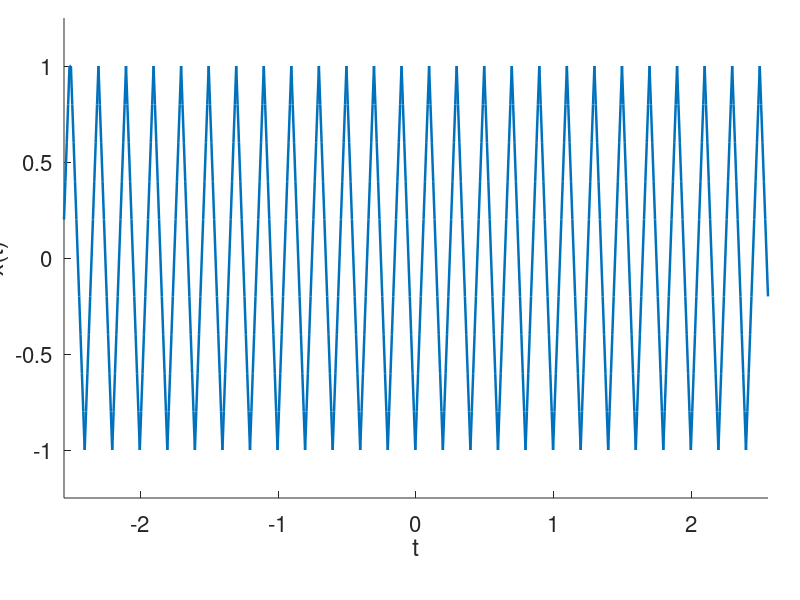
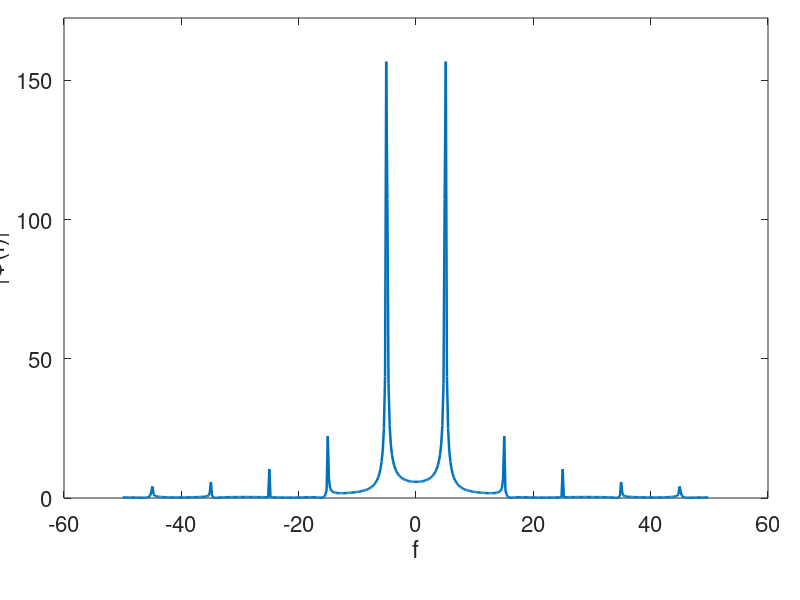

These charts were generated, in order, by the following MATLAB code:
close all
clear all

figure_properties = {'units', 'centimeters', 'position', [12, 10, 30, 10], ...
    'DefaultAxesPosition', [0.08, 0.17, 0.88, 0.8]};
lw = 1.8;
fs = 16;

signal_type = 2;

N = 512;
Fs = 100;
Ts = 1/Fs;
F0 = 5;
T0 = 1/F0;

t = -Ts*(N-1)/2:Ts:Ts*(N-1)/2;

switch signal_type
    case 0
        x = sin(2*pi*F0*t) + 0.2*cos(2*pi*(F0/5)*t);
    case 1
        x = square(2*pi*F0*t, 30);
    case 2
        width = (Fs/F0)/2;
        t = [-Ts*((N-1)/2+width):Ts:-Ts*(N-1)/2, t];
        x = square(2*pi*F0*t);
        coeffs = ones(1, width)/width;
        x = filter(coeffs, 1, x);
        x = x(width+2:end);
        t = t(width+2:end);
    case 3
        x = double(mod(round(t/Ts), round((Fs/F0))) == 0);
    otherwise
        x = ones(0, length(t));
end

s = fft(x, N);
s = fftshift(s);
f = (Fs/N)*(-N/2:(N/2-1)); 

figure(figure_properties{:})
hold on
plot(t, x, 'LineWidth', lw)
xlim([min(t), max(t)])
ylim([-1.25, 1.25])
xlabel('t')
ylabel('x(t)')
set(gca, 'FontSize', fs)

figure(figure_properties{:})
plot(f, abs(s), 'LineWidth', lw)
ylim([0, max(abs(s)) * 1.1])
ylabel('|\Phi(f)|')
xlabel('f')
set(gca, 'FontSize', fs)

